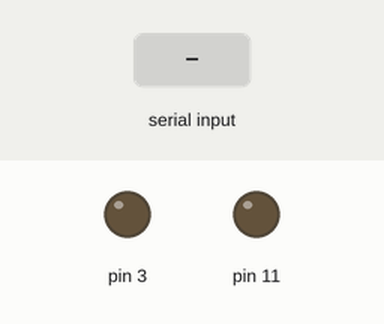
Simulated run of this sketch. Board: Arduino Uno, built with avr-gcc and run on an emulated ATmega328P. Parts: output pins drawn as LEDs (lit = HIGH). The test bench sets the inputs (shaded band).

Above: at 1.2 s.
1.3 s: "R" received over Serial
At 2.5 s:
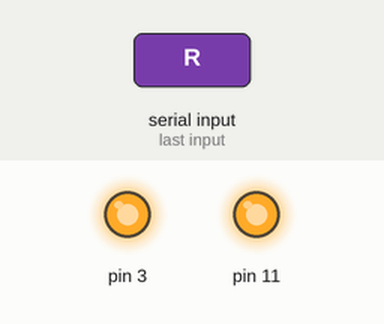
2.8 s: "90,45\n" received over Serial
At 3.6 s:
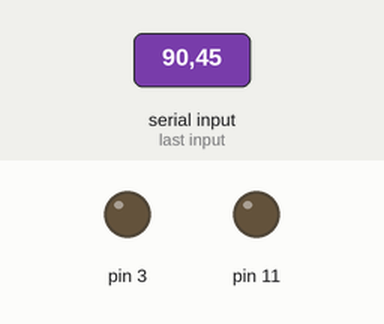
4.3 s: "F" received over Serial
At 4.7 s:
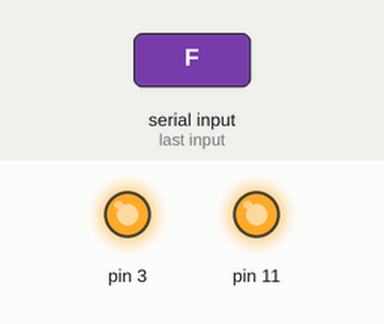
5.8 s: "30,150\n" received over Serial
At 7.1 s:
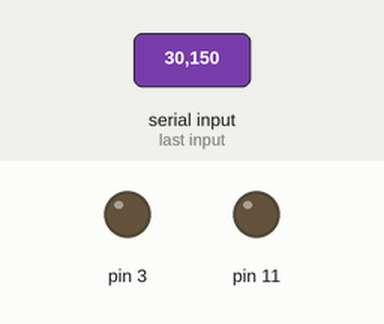
Timing chart, 0 to 8.3 s (numbered marks = the images above; inputs shaded):
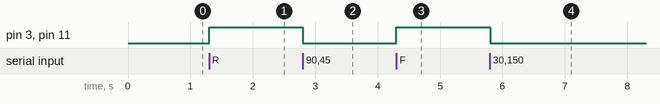

Measured:
- after the input at 1.3 s, pin 3, pin 11: LOW → HIGH at once
- after the input at 2.8 s, pin 3, pin 11: HIGH → LOW at once
- after the input at 4.3 s, pin 3, pin 11: LOW → HIGH at once
- after the input at 5.8 s, pin 3, pin 11: HIGH → LOW at once

The sketch:

RC_Car.ino
```cpp
char command;
int A = 255;  // Default speed

void setup() {
  Serial.begin(9600);  // Set the baud rate to your Bluetooth module.
}

void loop() {
  if (Serial.available() > 0) {
    command = Serial.read();
    if (command == 'S') {
      stop();
    } else if (command == 'A') {
      A = Serial.parseInt();  // Read the speed value from the serial input
    } else {
      stop();
      switch (command) {
        case 'F':
          forward();
          break;
        case 'B':
          back();
          break;
        case 'L':
          left();
          break;
        case 'R':
          right();
          break;
        case 'S':
          stop();
          break;
      }
    }
  }
}

void forward() {
  // Right
  digitalWrite(12, HIGH);
  digitalWrite(9, LOW);
  analogWrite(3, A);  // Use the variable A for speed
  // Left
  digitalWrite(13, HIGH);
  digitalWrite(8, LOW);
  analogWrite(11, A);  // Use the variable A for speed
}

void back() {
  // Right
  digitalWrite(12, LOW);
  digitalWrite(9, LOW);
  analogWrite(3, A);  // Use the variable A for speed
  // Left
  digitalWrite(13, LOW);
  digitalWrite(8, LOW);
  analogWrite(11, A);  // Use the variable A for speed
}

void stop() {
  // Right
  digitalWrite(12, HIGH);
  digitalWrite(9, HIGH);
  analogWrite(3, 0);
  // Left
  digitalWrite(13, HIGH);
  digitalWrite(8, HIGH);
  analogWrite(11, 0);
}

void right() {
  // Right
  digitalWrite(12, HIGH);
  digitalWrite(9, LOW);
  analogWrite(3, A);  // Use the variable A for speed
  // Left
  digitalWrite(13, LOW);
  digitalWrite(8, LOW);
  analogWrite(11, A);  // Use the variable A for speed
}

void left() {
  // Right
  digitalWrite(12, LOW);
  digitalWrite(9, LOW);
  analogWrite(3, A);  // Use the variable A for speed
  // Left
  digitalWrite(13, HIGH);
  digitalWrite(8, LOW);
  analogWrite(11, A);  // Use the variable A for speed
}
```
